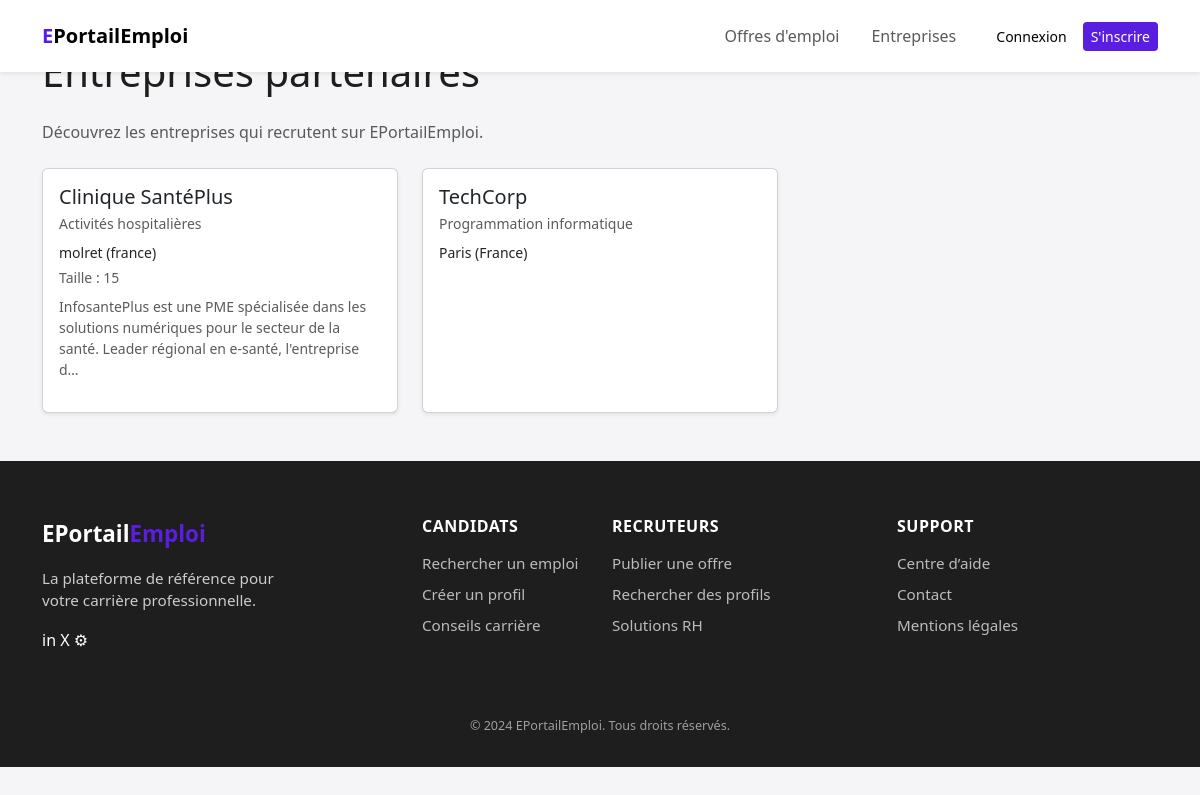
The page /entreprises on the database its author committed.
### tables this page shows
CREATE TABLE IF NOT EXISTS `entreprises` (
  `id` int NOT NULL AUTO_INCREMENT,
  `date_inscription` timestamp NULL DEFAULT CURRENT_TIMESTAMP,
  `gestionnaire_id` int DEFAULT NULL,
  `nom` varchar(150) NOT NULL,
  `secteur_id` int NOT NULL,
  `adresse` varchar(255) NOT NULL,
  `code_postal` varchar(20) DEFAULT NULL,
  `ville` varchar(150) DEFAULT NULL,
  `pays` varchar(100) DEFAULT NULL,
  `telephone` varchar(30) DEFAULT NULL,
  `email` varchar(100) DEFAULT NULL,
  `siret` varchar(14) NOT NULL,
  `site_web` varchar(255) DEFAULT NULL,
  `taille` varchar(50) DEFAULT NULL,
  `description` text,
  `logo` varchar(255) DEFAULT NULL,
  PRIMARY KEY (`id`),
  UNIQUE KEY `siret` (`siret`),
  KEY `secteur_id` (`secteur_id`),
  KEY `fk_entreprises_gestionnaire` (`gestionnaire_id`)
);

CREATE TABLE IF NOT EXISTS `secteurs_entreprises` (
  `id` int NOT NULL AUTO_INCREMENT,
  `code` varchar(10) NOT NULL,
  `libelle` varchar(150) NOT NULL,
  `description` text,
  PRIMARY KEY (`id`),
  UNIQUE KEY `code` (`code`)
);

### app/Modules/Entreprise/EntrepriseController.php (called while the page is built, shortened)
<?php
class EntrepriseController
{
    private function makeService(): EntrepriseService
    {
        $pdo  = Database::getConnection();
        $auth = new AuthService(new AuthRepository($pdo), $pdo);
        $repo = new EntrepriseRepository($pdo);
        return new EntrepriseService($repo, $auth, $pdo);
    }
    public function Index(): void
        {
        $service     = $this->makeService();
        $entreprises = $service->listEntreprises();
        $this->renderPublic("public_list", [
            "title"       => "Gestion des entreprises",
            "entreprises" => $entreprises
        ]);
    }
    private function renderPublic(string $view, array $params = []): void
    {
        extract($params);
        require __DIR__ . "/../../../views/entreprise/{$view}.php";
        $content = ob_get_clean();
        require __DIR__ . "/../../../views/layouts/main.php";
    }
}

### app/Core/Router.php (called while the page is built, shortened)
<?php
class Router
{
    private array $routes = [];
    public function get(string $path, string $action): void
    {
        $this->routes['GET'][$path] = $action;
    }
    public function post(string $path, string $action): void
    {
        $this->routes['POST'][$path] = $action;
    }
    public function run(): void
    {
        $method = $_SERVER['REQUEST_METHOD'] ?? 'GET';
        $uri    = $_SERVER['REQUEST_URI'] ?? '/';
        $path = parse_url($uri, PHP_URL_PATH) ?: '/';
        $action = $this->routes[$method][$path];
        [$class, $methodName] = explode('@', $action);
        $controller = new $class();
        $controller->$methodName();
    }
}

### public/index.php (called while the page is built, shortened)
<?php
$router = new Router();
$router->get('/', 'App\\Modules\\Home\\HomeController@index');
$router->get('/login', 'App\\Modules\\Auth\\AuthController@showLogin');
$router->post('/login', 'App\\Modules\\Auth\\AuthController@login');
$router->get('/logout', 'App\\Modules\\Auth\\AuthController@logout');
$router->get('/register/candidat', 'App\\Modules\\Auth\\AuthController@showRegisterCandidat');
$router->post('/register/candidat', 'App\\Modules\\Auth\\AuthController@registerCandidat');
$router->get('/register/entreprise', 'App\\Modules\\Auth\\AuthController@showRegisterEntreprise');
$router->post('/register/entreprise', 'App\\Modules\\Auth\\AuthController@registerEntreprise');
$router->get('/entreprises', 'App\\Modules\\Entreprise\\EntrepriseController@index');
$router->get('/admin/entreprises', 'App\\Modules\\Entreprise\\EntrepriseController@adminIndex');
$router->get('/admin/entreprises/create', 'App\\Modules\\Entreprise\\EntrepriseController@createForm');
$router->post('/admin/entreprises/create', 'App\\Modules\\Entreprise\\EntrepriseController@create');
$router->get('/admin/entreprises/edit', 'App\\Modules\\Entreprise\\EntrepriseController@editForm');
$router->post('/admin/entreprises/edit', 'App\\Modules\\Entreprise\\EntrepriseController@update');
$router->post('/admin/entreprises/delete', 'App\\Modules\\Entreprise\\EntrepriseController@delete');
$router->get('/offres', 'App\\Modules\\Offres\\OffresController@index');
$router->run();

### app/Modules/Entreprise/EntrepriseRepository.php (called while the page is built, shortened)
<?php
class EntrepriseRepository
{
    public function getAll(): array
    {
        $sql = "SELECT e.*, s.libelle AS secteur
                FROM entreprises e
                LEFT JOIN secteurs_entreprises s ON s.id = e.secteur_id
                ORDER BY e.nom ASC";
        return $this->pdo->query($sql)->fetchAll(PDO::FETCH_ASSOC);
    }
}

### app/Modules/Entreprise/EntrepriseService.php (called while the page is built, shortened)
<?php
class EntrepriseService
{
    public function listEntreprises(): array
    {
        return $this->repo->getAll();
    }
}

### app/Core/Auth.php (called while the page is built, shortened)
<?php
class Auth
{
    public static function isLogged(): bool
    {
        return
        isset($_SESSION['user_id']) && isset($_SESSION['user_role']);
    }
}

### views/entreprise/public_list.php (the view, shortened to what this page needs)
<section class="py-5">
    <div class="container">
        <h1 class="mb-4">Entreprises partenaires</h1>
        <p class="text-muted mb-4">
            Découvrez les entreprises qui recrutent sur EPortailEmploi.
        </p>
        <div class="row g-4">
            <?php foreach ($entreprises as $e): ?>
                <div class="col-12 col-md-6 col-lg-4">
                    <article class="card h-100 shadow-sm">
                        <div class="card-body">
                            <h2 class="h5 card-title mb-1">
                                <?= htmlspecialchars($e['nom']) ?>
                            </h2>
                            <p class="small text-muted mb-2">
                                <?= htmlspecialchars($e['secteur'] ?? 'Secteur non renseigné') ?>
                            </p>
                            <p class="small mb-1">
                                <?= htmlspecialchars($e['ville'] ?? '') ?>
                                <?php if (!empty($e['pays'])): ?>
                                    (<?= htmlspecialchars($e['pays']) ?>)
                                <?php endif; ?>
                            </p>
                            <?php if (!empty($e['taille'])): ?>
                                <p class="small text-muted mb-2">
                                    Taille : <?= htmlspecialchars($e['taille']) ?>
                                </p>
                            <?php endif; ?>
                            <?php if (!empty($e['description'])): ?>
                                <p class="small text-muted">
                                    <?= nl2br(htmlspecialchars(mb_strimwidth($e['description'], 0, 140, '…'))) ?>
                                </p>
                            <?php endif; ?>
                        </div>
                    </article>
                </div>
            <?php endforeach; ?>
        </div>
    </div>
</section>

### views/layouts/main.php (shortened to what this page needs)
<!DOCTYPE html>
<html lang="fr">
<head>
    <link
        href="https://cdn.jsdelivr.net/npm/bootstrap@5.3.3/dist/css/bootstrap.min.css"
        rel="stylesheet"
    >
    <link rel="stylesheet" href="https://cdn.jsdelivr.net/npm/bootstrap-icons@1.11.0/font/bootstrap-icons.css">
    <link rel="stylesheet" href="/assets/css/app.css">
</head>
<body>
    <?php require __DIR__ . '/../partials/header.php'; ?>
<main class="flex-shrink-0">
<?php
    if (isset($content))
         {echo $content;
        }
?>
</main>
<?php require __DIR__ . '/../partials/footer.php'; ?>
</body>
</html>

### views/partials/header.php (shortened to what this page needs)
<nav class="navbar navbar-expand-lg navbar-light bg-white shadow-sm fixed-top py-3">
    <div class="container">
        <a class="navbar-brand fw-bold" href="/">
            <span class="text-primary">E</span>PortailEmploi
        </a>
        <div class="collapse navbar-collapse" id="mainNavbar">
            <ul class="navbar-nav ms-auto mb-2 mb-lg-0 align-items-lg-center">
                <li class="nav-item mx-lg-2">
                    <a class="nav-link" href="/offres">Offres d'emploi</a>
                </li>
                <li class="nav-item mx-lg-2">
                    <a class="nav-link" href="/entreprises">Entreprises</a>
                </li>
            </ul>
            <div class="d-flex flex-wrap gap-2 ms-lg-3 mt-3 mt-lg-0">
                <?php if (!Auth::isLogged()): ?>
                    <a class="btn btn-outline-primary btn-sm" href="/login">
                        Connexion
                    </a>
                    <a class="btn btn-primary btn-sm" href="/register/candidat">
                        S'inscrire
                    </a>
                <?php endif; ?>
            </div>
        </div>
    </div>
</nav>

### views/partials/footer.php
<footer class="site-footer">
    <div class="container py-5">
        <div class="row gy-4">
            <div class="col-md-4">
                <div class="footer-brand mb-3">
                    <span class="footer-logo">EPortail<span>Emploi</span></span>
                </div>
                <p class="footer-text">
                    La plateforme de référence pour votre carrière professionnelle.
                </p>
                <div class="footer-social">
                    <span class="footer-social-icon">in</span>
                    <span class="footer-social-icon">X</span>
                    <span class="footer-social-icon">⚙</span>
                </div>
            </div>
            <div class="col-6 col-md-2">
                <h6 class="footer-title">Candidats</h6>
                <ul class="footer-links list-unstyled">
                    <li><a href="/offres">Rechercher un emploi</a></li>
                    <li><a href="/candidat/register">Créer un profil</a></li>
                    <li><a href="/conseils">Conseils carrière</a></li>
                </ul>
            </div>
            <div class="col-6 col-md-3">
                <h6 class="footer-title">Recruteurs</h6>
                <ul class="footer-links list-unstyled">
                    <li><a href="register">Publier une offre</a></li>
                    <li><a href="/recruteurs">Rechercher des profils</a></li>
                    <li><a href="/solutions-rh">Solutions RH</a></li>
                </ul>
            </div>
            <div class="col-6 col-md-3">
                <h6 class="footer-title">Support</h6>
                <ul class="footer-links list-unstyled">
                    <li><a href="/aide">Centre d’aide</a></li>
                    <li><a href="/contact">Contact</a></li>
                    <li><a href="/mentions-legales">Mentions légales</a></li>
                </ul>
            </div>
        </div>
    </div>
    <div class="footer-bottom py-3">
        <div class="container text-center small">
            © 2024 EPortailEmploi. Tous droits réservés.
        </div>
    </div>
</footer>

### public/assets/css/app.css (style rules this page uses)
:root { --navbar-height: 64px; }
body { font-family: system-ui, -apple-system, BlinkMacSystemFont, "Segoe UI", sans-serif; background-color: #f5f5f7; color: #1e1e1e; }
.btn-primary { background: var(--bs-primary); border: var(--bs-primary); }
.btn-outline-primary { border: none; color: black; }
.site-footer { background: #1e1e1e; color: #ffffff; padding: 0.5rem 0 1rem 0; margin-top: 0; }
.footer-logo { font-size: 1.4rem; font-weight: 700; margin-bottom: 1rem; }
.footer-logo span { color: var(--color-primary-purple); }
.footer-text { color: #cccccc; font-size: 0.95rem; max-width: 260px; line-height: 1.5; }
.footer-title { color: #ffffff; font-weight: 600; font-size: 1rem; margin-bottom: 1rem; text-transform: uppercase; letter-spacing: 0.5px; }
.footer-links a { display: block; color: #bbbbbb; text-decoration: none; font-size: 0.95rem; margin-bottom: 0.5rem; transition: color 0.2s ease; }
.footer-bottom { background: #1e1e1e; padding-top: 1rem; text-align: center; color: #9f9f9f; font-size: 0.9rem; }

### public/assets/css/variables.css (style rules this page uses)
:root { --color-primary-purple: #5a1ee0; --color-primary-purple-dark: #3f0d73; --color-primary-purple-light: #6f42c1; --color-primary-white: #ffffff; --color-primary-black: #1e1e1e; --color-light: #f8f9fa; --color-dark: #212529; --color-secondary-purple: #582cce; --color-secondary-green: #61d683; --color-secondary-green-dark: #01a830; --color-secondary-green-light: #9cf3b4; --color-secondary-red: #f23b3e; --color-secondary-red-dark: #e9292c; --color-secondary-redlight: #f74c4f; --color-background-grey: #e2dede; --radius-lg: 16px; --radius-md: 12px; --radius-sm: 6px; --transition-fast: 0.2s ease-in-out; --bs-primary: var(--color-primary-purple); --bs-primary-rgb: 90, 30, 224; --bs-secondary: var(--color-secondary-purple); --bs-secondary-rgb: 88, 44, 206; --bs-dark: var(--color-primary-black); --bs-light: var(--color-primary-white); }

### rows shown on the page
entreprises: nom "Clinique SantéPlus", secteur.libelle "Activités hospitalières", ville "molret", pays "france", taille "15", description "InfosantePlus est une PME spécialisée dans les solutions numériques pour le secteur de la santé. Leader régional en e-santé, l'entreprise d…"
entreprises: nom "TechCorp", secteur.libelle "Programmation informatique", ville "Paris", pays "France"
